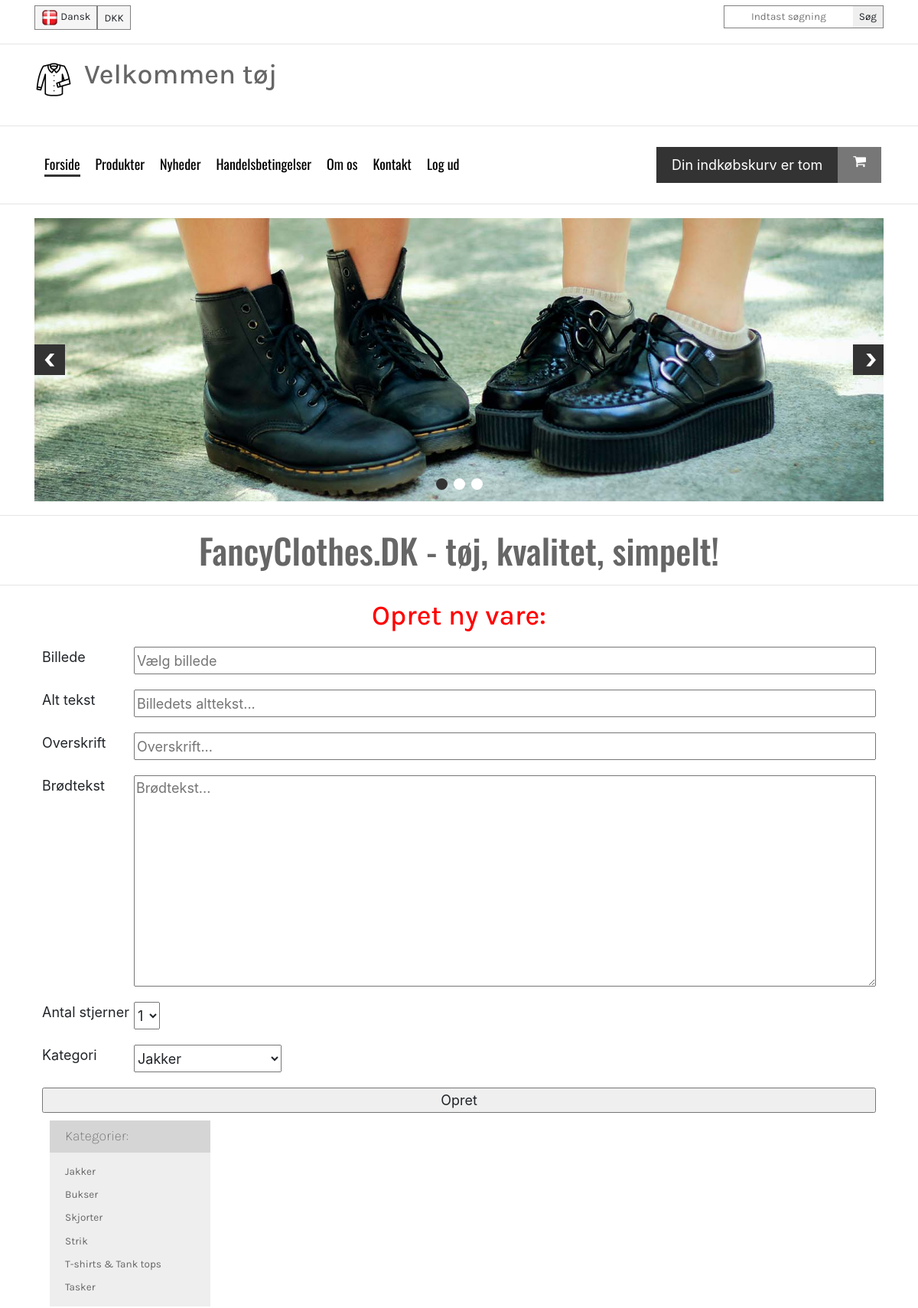
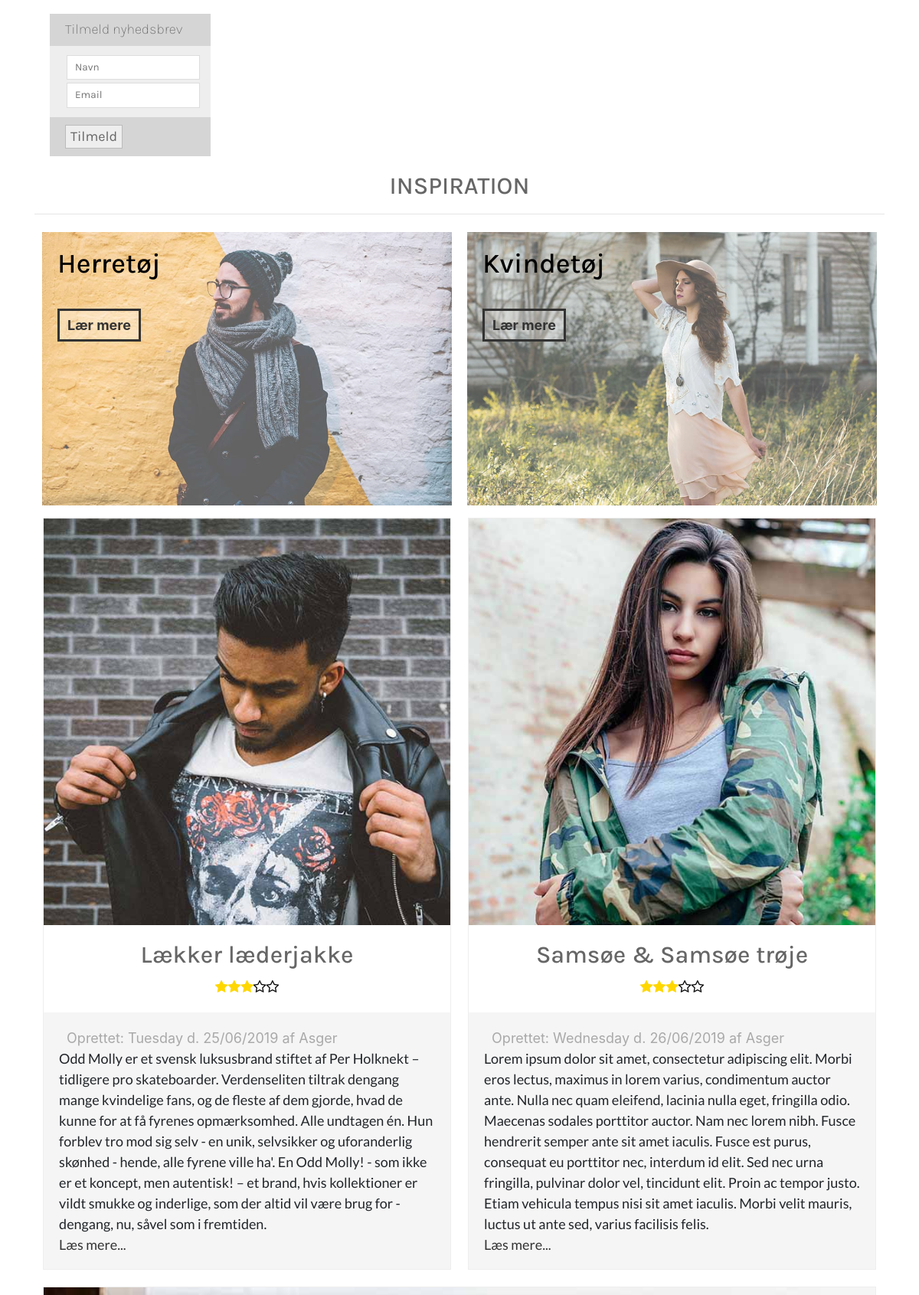
Screenshot of /index.php (signed in, upper part) with the database file from the repository (2 pictures, top to bottom).
### tables this page shows
CREATE TABLE `products` (
  `productId` int(5) NOT NULL,
  `title` varchar(50) NOT NULL,
  `imgSrc` varchar(200) NOT NULL,
  `imgAlt` varchar(50) NOT NULL,
  `published` timestamp NOT NULL DEFAULT CURRENT_TIMESTAMP ON UPDATE CURRENT_TIMESTAMP,
  `content` varchar(1000) NOT NULL,
  `userId` int(5) NOT NULL,
  `stars` int(1) NOT NULL,
  `category` varchar(30) NOT NULL
);

CREATE TABLE `users` (
  `userId` int(5) NOT NULL,
  `dbUsername` varchar(50) NOT NULL,
  `dbPassword` varchar(255) NOT NULL,
  `accessLevel` int(1) NOT NULL DEFAULT '3',
  `dbEmail` varchar(50) NOT NULL
);

### index.php (the view, shortened to what this page needs)
<?php
    require_once "assets/connect.php";
    require "header.php";
    $statement = $dbh->prepare("SELECT * FROM products JOIN users ON users.userId = products.userId LIMIT 3");
    $statement->execute();
    ?>
     <main class="container">
        <aside>
            <div class="categories">
                <div class="catTop">
                    <h4>Kategorier:</h4>
                </div>
                <div class="catMain">
                    <ul>
                        <li><a href="filterProduct.php?id=Jakker">Jakker</a></li>
                        <li><a href="filterProduct.php?id=Bukser">Bukser</a></li>
                        <li><a href="filterProduct.php?id=Skjorter">Skjorter</a></li>
                        <li><a href="filterProduct.php?id=Strik">Strik</a></li>
                        <li><a href="filterProduct.php?id=tshirts">T-shirts & Tank tops</a></li>
                        <li><a href="filterProduct.php?id=Tasker">Tasker</a></li>
                    </ul>
                </div>
            </div>
            <div class="newsletter">
                <div class="newsTop">
                    <h4>Tilmeld nyhedsbrev</h4>
                </div>
                <div class="newsMain">
                    <form action="">
                        <input type="text" placeholder="Navn">
                        <input type="email" placeholder="Email">
                </div>
                <div class="newsBottom">
                    <input type="submit" value="Tilmeld">
                </div>
            </div>
        </aside>
        <div class="products">
            <h3>INSPIRATION</h3>
            <hr>
            <div class="inspiration">
                <div class="catMen">
                    <img src="img/kategoriHerre.jpg" alt="">
                    <h5>Herretøj</h5>
                    <div class="action">Lær mere</div>
                </div>
                <div class="catWomen">
                    <img src="img/kategoriKvinde.jpg" alt="">
                    <h5>Kvindetøj</h5>
                    <div class="action">Lær mere</div>
                </div>
            </div>
            <div class="frontProducts">
            <?php
    while ($row = $statement->fetch()) {
        ?>
            <article>
                    <img src="<?php echo $row['imgSrc']; ?>" alt="<?php echo $row['imgAlt']; ?>">
                    <div class="info">
                        <h3><?php echo $row['title']; ?></h3>
                        <div class="stars">
                           <?php
                           $stars = $row['stars'];
                           for ($i=1; $i <= $stars; $i++) {
                               echo "<i class='fa fa-star' aria-hidden='true'></i>";
                           }
                           for ($i=1; $i <= 5-$stars; $i++) {
                               echo "<i class='fa fa-star-o' aria-hidden='true'></i>";
                           }
                           ?>
                        </div>
                    </div>
                    <div class="description">
                        <div class="published">
                            Oprettet: <?php echo strftime("%A d. %d/%m/%Y", strtotime($row['published'])). " af " .$row['dbUsername']; ?>
                        </div>
                        <p><?php echo $row['content']; ?>
                            <a href="#">Læs mere...</a></p>
                    </div>
            </article>
        <?php
    }
    ?>
    </div>
        </div>
    </main>
    <?php
    require "footer.php";

### css/main.css (style rules this page uses)
html { color: #222; font-size: 1em; line-height: 1.4; }
hr { display: block; height: 1px; border: 0; border-top: 1px solid #ccc; margin: 1em 0; padding: 0; }
audio, canvas, iframe, img, svg, video { vertical-align: middle; }

### rows the page displays
products: imgSrc (picture), title "Lækker læderjakke", stars 3 (drawn), published "Tuesday d. 25/06/2019", userId.dbUsername "Asger", content "Odd Molly er et svensk luksusbrand stiftet af Per Holknekt – tidligere pro skateboarder. Verdenseliten tiltrak dengang mange kvindelige fans, og de fleste af dem gjorde, hvad de kunne for at få fyrenes opmærksomhed. Alle undtagen én. Hun forblev tro mod sig selv - en unik, selvsikker og uforanderlig skønhed - hende, alle fyrene ville ha'. En Odd Molly! - som ikke er et koncept, men autentisk! – et brand, hvis kollektioner er vildt smukke og inderlige, som der altid vil være brug for - dengang, nu, såvel som i fremtiden."
products: imgSrc (picture), title "Samsøe & Samsøe trøje", stars 3 (drawn), published "Wednesday d. 26/06/2019", userId.dbUsername "Asger", content "Lorem ipsum dolor sit amet, consectetur adipiscing elit. Morbi eros lectus, maximus in lorem varius, condimentum auctor ante. Nulla nec quam eleifend, lacinia nulla eget, fringilla odio. Maecenas sodales porttitor auctor. Nam nec lorem nibh. Fusce hendrerit semper ante sit amet iaculis. Fusce est purus, consequat eu porttitor nec, interdum id elit. Sed nec urna fringilla, pulvinar dolor vel, tincidunt elit. Proin ac tempor justo. Etiam vehicula tempus nisi sit amet iaculis. Morbi velit mauris, luctus ut ante sed, varius facilisis felis."
products: imgSrc+imgAlt (picture)

### other values shown
$_SESSION['username'] "tøj"
